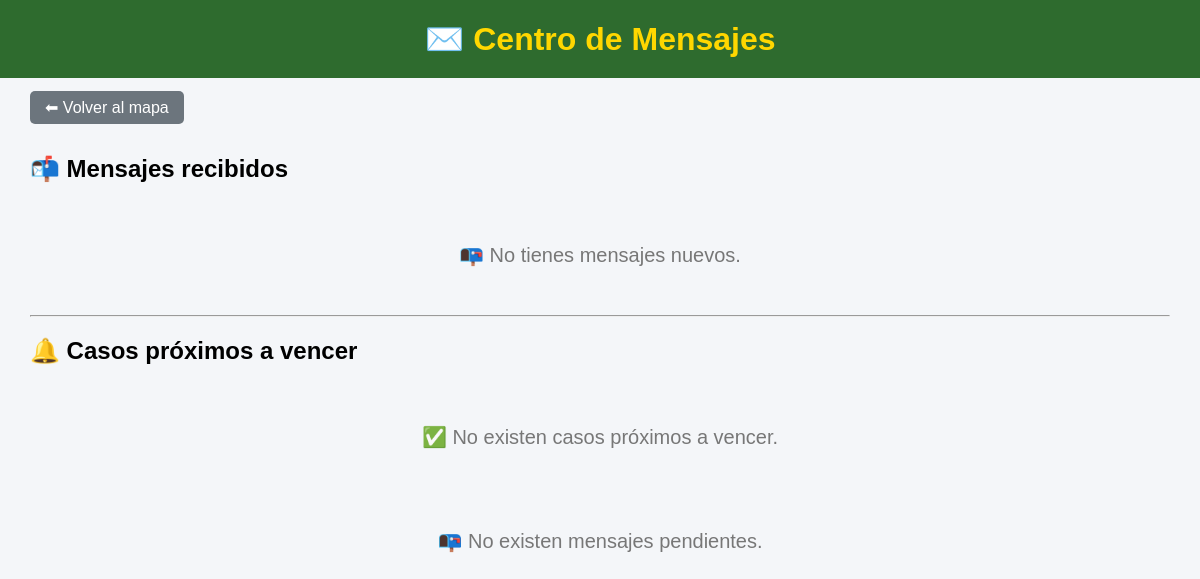
Before: /mensajes/ (signed in) with the older database file.
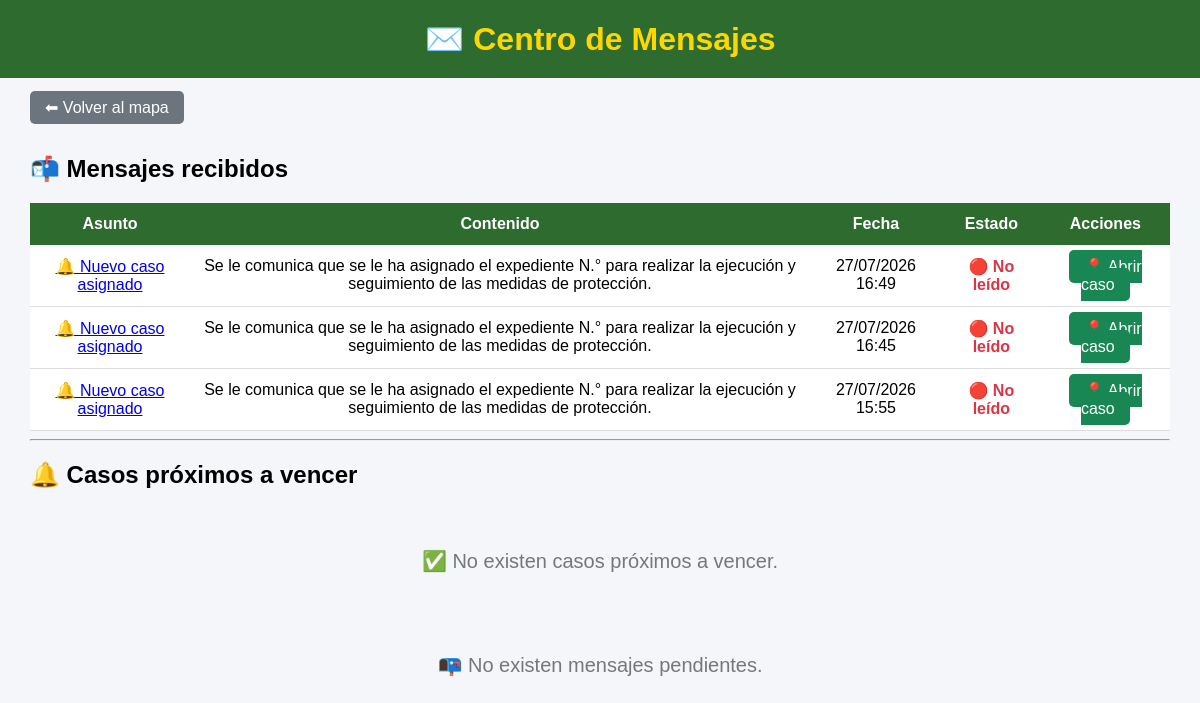
After: the same page with the newer database file.
### mapa/models.py (models this page shows, shortened)
class Mensaje(models.Model):
    destinatario = models.ForeignKey(
        User,
        on_delete=models.CASCADE,
        related_name="mensajes_recibidos"
    )
    caso = models.ForeignKey(
        Caso,
        on_delete=models.CASCADE,
        related_name="mensajes"
    )
    asunto = models.CharField(
        max_length=200
    )
    contenido = models.TextField()
    leido = models.BooleanField(
        default=False
    )
    fecha = models.DateTimeField(
        auto_now_add=True
    )

### mapa/views.py (the view)
# urls.py: path("mensajes/", views.mensajes, name="mensajes"),
@login_required
@grupo_requerido(
    "Administrador",
    "Jefe_MP",
    "Usuario_MP"
)
def mensajes(request):
    mensajes_recibidos = Mensaje.objects.filter(
        destinatario=request.user
    ).order_by("-fecha")
    solicitudes = SolicitudModificacion.objects.filter(
        estado="PENDIENTE"
    ).order_by("-fecha")
    hoy = timezone.now().date()
    limite = hoy + timedelta(days=3)
    casos_por_vencer = Caso.objects.filter(
        estado="ACTIVO",
        fecha_registro__year__gte=2026,
        fecha_limite__isnull=False,
        fecha_limite__gte=hoy,
        fecha_limite__lte=limite
    ).order_by("fecha_limite")
    return render(
        request,
        "mapa/mensajes.html",
        {
            "mensajes_recibidos": mensajes_recibidos,
            "solicitudes": solicitudes,
            "casos_por_vencer": casos_por_vencer,
        }
    )

### mapa/templates/mapa/mensajes.html (shortened to what this page needs)
<!DOCTYPE html>
<html lang="es">
<head>
</head>
<body>
<header>
<h1>✉️ Centro de Mensajes</h1>
</header>
<div class="contenedor">
<a href="/" class="btn volver">
⬅ Volver al mapa
</a>
<br><br>
<h2>📬 Mensajes recibidos</h2>
{% if mensajes_recibidos %}
<table>
<tr>
    <th>Asunto</th>
    <th>Contenido</th>
    <th>Fecha</th>
    <th>Estado</th>
    <th>Acciones</th>
</tr>
{% for mensaje in mensajes_recibidos %}
<tr>
<td>
    <a href="{% url 'editar_caso' mensaje.caso.id %}">
        {{ mensaje.asunto }}
    </a>
</td>
<td>{{ mensaje.contenido }}</td>
<td>{{ mensaje.fecha|date:"d/m/Y H:i" }}</td>
<td>
{% if mensaje.leido %}
<span style="color:green;">✅ Leído</span>
{% else %}
<span style="color:#dc3545; font-weight:bold;">🔴 No leído</span>
{% endif %}
</td>
<td>
    <a href="{% url 'editar_caso' mensaje.caso.id %}" class="btn aprobar">
        📍 Abrir caso
    </a>
</td>
</tr>
{% endfor %}
</table>
{% else %}
<div class="sin">
📭 No tienes mensajes nuevos.
</div>
{% endif %}
{% if solicitudes %}
<table>
<tr>
<th>ID</th>
<th>Beneficiario</th>
<th>Solicitante</th>
<th>Motivo</th>
<th>Fecha</th>
<th>Acciones</th>
</tr>
{% for solicitud in solicitudes %}
<tr>
<td>{{ solicitud.id }}</td>
<td>{{ solicitud.caso.beneficiario }}</td>
<td>{{ solicitud.solicitante.username }}</td>
<td>{{ solicitud.motivo }}</td>
<td>{{ solicitud.fecha }}</td>
<td>
<a href="{% url 'aprobar_solicitud' solicitud.id %}" class="btn aprobar">
✅ Aprobar
</a>
<a href="#" class="btn aprobar">
❌ Rechazar
</a>
</td>
</tr>
{% endfor %}
</table>
{% else %}
<hr>
<h2>🔔 Casos próximos a vencer</h2>
{% if casos_por_vencer %}
<table>
<tr>
    <th>Beneficiario</th>
    <th>DNI</th>
    <th>Fecha límite</th>
    <th>Responsable</th>
</tr>
{% for caso in casos_por_vencer %}
<tr>
<td>
{{ caso.beneficiario }}
</td>
<td>
{{ caso.dni_beneficiario }}
</td>
<td>
{{ caso.fecha_limite }}
</td>
<td>
{{ caso.responsable.username }}
</td>
</tr>
{% endfor %}
</table>
{% else %}
<div class="sin">
✅ No existen casos próximos a vencer.
</div>
{% endif %}
<div class="sin">
📭 No existen mensajes pendientes.
</div>
{% endif %}
</div>
</body>
</html>

### mapa/templates/mapa/mensajes.html (style rules this page uses)
body { margin:0; font-family:Arial, Helvetica, sans-serif; background:#f4f6f9; }
header { background:#2E6B2E; color:#FFD700; text-align:center; padding:20px; }
h1 { margin:0; }
.contenedor { width:95%; margin:auto; margin-top:20px; }
table { width:100%; border-collapse:collapse; background:white; }
th { background:#2E6B2E; color:white; padding:12px; }
td { padding:12px; border-bottom:1px solid #ddd; text-align:center; }
.btn { padding:8px 15px; border:none; border-radius:5px; text-decoration:none; color:white; }
.aprobar { background:#198754; }
.volver { background:#6c757d; }
.sin { text-align:center; padding:40px; font-size:20px; color:#777; }

Changed rows visible on the page:
added Mensaje: asunto "🔔 Nuevo caso asignado", contenido "Se le comunica que se le ha asignado el expediente N.° para realizar la ejecución y seguimiento de las medidas de protección.", fecha "27/07/2026 16:49", leido "🔴 No leído"
added Mensaje: asunto "🔔 Nuevo caso asignado", contenido "Se le comunica que se le ha asignado el expediente N.° para realizar la ejecución y seguimiento de las medidas de protección.", fecha "27/07/2026 16:45", leido "🔴 No leído"
added Mensaje: asunto "🔔 Nuevo caso asignado", contenido "Se le comunica que se le ha asignado el expediente N.° para realizar la ejecución y seguimiento de las medidas de protección.", fecha "27/07/2026 15:55", leido "🔴 No leído"
Other visible differences:
text no longer shown: "📭 No tienes mensajes nuevos."
text now shown: "Asunto Contenido Fecha Estado Acciones"
